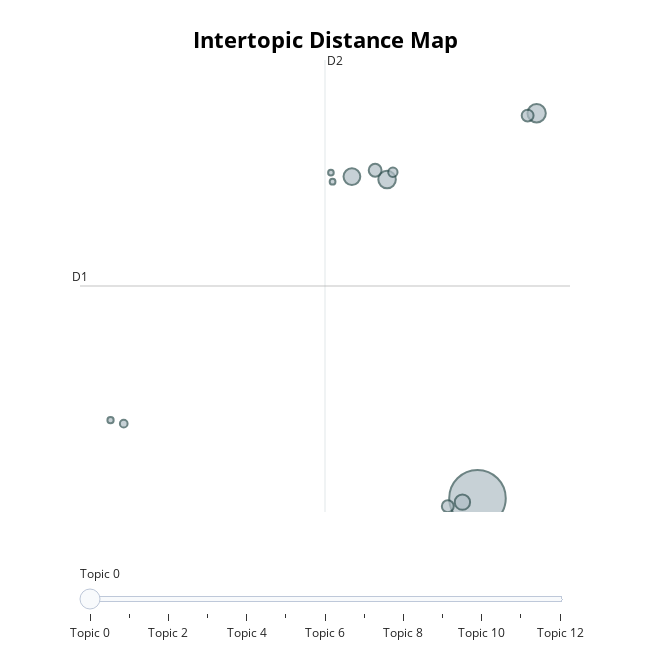

The notebook cell this image was saved under:
### Code cell
topic_model_hdbscan.visualize_topics()

### Figure 1 — Plotly figure (JSON) as saved in the notebook; plotly's stock layout.template omitted (floating-point values rounded to 4 significant figures)
{"data": [{"customdata": [[0, "love | father | life | one | family", 1726], [1, "ship | captain | war | german | men", 182], [2, "police | car | house | one | kill", 166], [3, "tells | new | home | one | night", 152], [4, "li | wong | chen | china | zhang", 127], [5, "billy | game | one | new | get", 89], [6, "earth | space | crew | planet | alien", 76], [7, "gamera | goemon | nagiko | shirou | sakura", 76], [8, "tom | jerry | bugs | cat | spike", 47], [9, "king | ash | arthur | lucario | sir", 32], [10, "lorenzo | andrea | castle | prospero | alexander", 21], [11, "dr | jekyll | hyde | michael | henry", 18], [12, "diana | slighcarp | pedro | sheik | bonnie", 17]], "hovertemplate": "<b>Topic %{customdata[0]}</b><br>%{customdata[1]}<br>Size: %{customdata[2]}", "legendgroup": "", "marker": {"color": "#B0BEC5", "size": [1726, 182, 166, 152, 127, 89, 76, 76, 47, 32, 21, 18, 17], "sizemode": "area", "sizeref": 1.079, "symbol": "circle", "line": {"color": "DarkSlateGrey", "width": 2}}, "mode": "markers", "name": "", "orientation": "v", "showlegend": false, "x": [3.147, 4.286, 1.405, 0.7276, 2.857, 1.175, 4.113, 2.575, 1.517, -3.668, -3.922, 0.3551, 0.3232], "xaxis": "x", "y": [-2.21, 25.93, 21.08, 21.3, -2.498, 21.76, 25.76, -2.797, 21.61, 3.239, 3.493, 20.93, 21.59], "yaxis": "y", "type": "scatter"}], "layout": {"xaxis": {"anchor": "y", "domain": [0.0, 1.0], "title": {"text": ""}, "visible": false, "range": [-4.511, 4.929]}, "yaxis": {"anchor": "x", "domain": [0.0, 1.0], "title": {"text": ""}, "visible": false, "range": [-3.217, 29.82]}, "legend": {"tracegroupgap": 0, "itemsizing": "constant"}, "margin": {"t": 60}, "title": {"font": {"size": 22, "color": "Black"}, "text": "<b>Intertopic Distance Map</b>", "y": 0.95, "x": 0.5, "xanchor": "center", "yanchor": "top"}, "hoverlabel": {"font": {"size": 16, "family": "Rockwell"}, "bgcolor": "white"}, "width": 650, "height": 650, "sliders": [{"active": 0, "pad": {"t": 50}, "steps": [{"args": [{"marker.color": [["red", "#B0BEC5", "#B0BEC5", "#B0BEC5", "#B0BEC5", "#B0BEC5", "#B0BEC5", "#B0BEC5", "#B0BEC5", "#B0BEC5", "#B0BEC5", "#B0BEC5", "#B0BEC5"]]}], "label": "Topic 0", "method": "update"}, {"args": [{"marker.color": [["#B0BEC5", "red", "#B0BEC5", "#B0BEC5", "#B0BEC5", "#B0BEC5", "#B0BEC5", "#B0BEC5", "#B0BEC5", "#B0BEC5", "#B0BEC5", "#B0BEC5", "#B0BEC5"]]}], "label": "Topic 1", "method": "update"}, {"args": [{"marker.color": [["#B0BEC5", "#B0BEC5", "red", "#B0BEC5", "#B0BEC5", "#B0BEC5", "#B0BEC5", "#B0BEC5", "#B0BEC5", "#B0BEC5", "#B0BEC5", "#B0BEC5", "#B0BEC5"]]}], "label": "Topic 2", "method": "update"}, {"args": [{"marker.color": [["#B0BEC5", "#B0BEC5", "#B0BEC5", "red", "#B0BEC5", "#B0BEC5", "#B0BEC5", "#B0BEC5", "#B0BEC5", "#B0BEC5", "#B0BEC5", "#B0BEC5", "#B0BEC5"]]}], "label": "Topic 3", "method": "update"}, {"args": [{"marker.color": [["#B0BEC5", "#B0BEC5", "#B0BEC5", "#B0BEC5", "red", "#B0BEC5", "#B0BEC5", "#B0BEC5", "#B0BEC5", "#B0BEC5", "#B0BEC5", "#B0BEC5", "#B0BEC5"]]}], "label": "Topic 4", "method": "update"}, {"args": [{"marker.color": [["#B0BEC5", "#B0BEC5", "#B0BEC5", "#B0BEC5", "#B0BEC5", "red", "#B0BEC5", "#B0BEC5", "#B0BEC5", "#B0BEC5", "#B0BEC5", "#B0BEC5", "#B0BEC5"]]}], "label": "Topic 5", "method": "update"}, {"args": [{"marker.color": [["#B0BEC5", "#B0BEC5", "#B0BEC5", "#B0BEC5", "#B0BEC5", "#B0BEC5", "red", "#B0BEC5", "#B0BEC5", "#B0BEC5", "#B0BEC5", "#B0BEC5", "#B0BEC5"]]}], "label": "Topic 6", "method": "update"}, {"args": [{"marker.color": [["#B0BEC5", "#B0BEC5", "#B0BEC5", "#B0BEC5", "#B0BEC5", "#B0BEC5", "#B0BEC5", "red", "#B0BEC5", "#B0BEC5", "#B0BEC5", "#B0BEC5", "#B0BEC5"]]}], "label": "Topic 7", "method": "update"}, {"args": [{"marker.color": [["#B0BEC5", "#B0BEC5", "#B0BEC5", "#B0BEC5", "#B0BEC5", "#B0BEC5", "#B0BEC5", "#B0BEC5", "red", "#B0BEC5", "#B0BEC5", "#B0BEC5", "#B0BEC5"]]}], "label": "Topic 8", "method": "update"}, {"args": [{"marker.color": [["#B0BEC5", "#B0BEC5", "#B0BEC5", "#B0BEC5", "#B0BEC5", "#B0BEC5", "#B0BEC5", "#B0BEC5", "#B0BEC5", "red", "#B0BEC5", "#B0BEC5", "#B0BEC5"]]}], "label": "Topic 9", "method": "update"}, {"args": [{"marker.color": [["#B0BEC5", "#B0BEC5", "#B0BEC5", "#B0BEC5", "#B0BEC5", "#B0BEC5", "#B0BEC5", "#B0BEC5", "#B0BEC5", "#B0BEC5", "red", "#B0BEC5", "#B0BEC5"]]}], "label": "Topic 10", "method": "update"}, {"args": [{"marker.color": [["#B0BEC5", "#B0BEC5", "#B0BEC5", "#B0BEC5", "#B0BEC5", "#B0BEC5", "#B0BEC5", "#B0BEC5", "#B0BEC5", "#B0BEC5", "#B0BEC5", "red", "#B0BEC5"]]}], "label": "Topic 11", "method": "update"}, {"args": [{"marker.color": [["#B0BEC5", "#B0BEC5", "#B0BEC5", "#B0BEC5", "#B0BEC5", "#B0BEC5", "#B0BEC5", "#B0BEC5", "#B0BEC5", "#B0BEC5", "#B0BEC5", "#B0BEC5", "red"]]}], "label": "Topic 12", "method": "update"}]}], "shapes": [{"line": {"color": "#CFD8DC", "width": 2}, "type": "line", "x0": 0.2092, "x1": 0.2092, "y0": -3.217, "y1": 29.82}, {"line": {"color": "#9E9E9E", "width": 2}, "type": "line", "x0": -4.511, "x1": 4.929, "y0": 13.3, "y1": 13.3}], "annotations": [{"showarrow": false, "text": "D1", "x": -4.511, "y": 13.3, "yshift": 10}, {"showarrow": false, "text": "D2", "x": 0.2092, "xshift": 10, "y": 29.82}]}}
